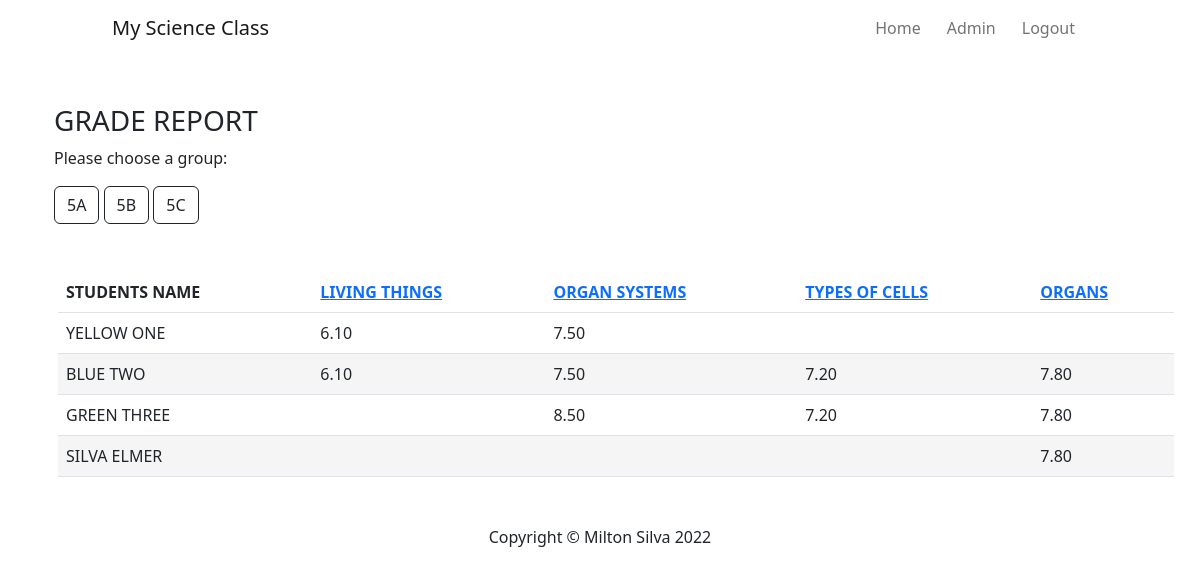
Screenshot of /report/5A (signed in) with the database file from the repository.
### databases.py (models this page shows)
class Activity(db.Model):
    __tablename__ = "activities"
    id = db.Column(db.Integer, primary_key=True)
    activity_name = db.Column(db.String(100), nullable=False)
    rubric_id = db.Column(db.Integer, db.ForeignKey("rubrics.id"))
    rubric = relationship("Rubric", back_populates="activity")
    goal_id = db.Column(db.String(15), db.ForeignKey("goals.code"))
    goal = relationship("Goal", back_populates="activity")
    item_grade = relationship("ItemGrade", back_populates="activity")
    activity_grade = relationship("ActivityGrade", back_populates="activity")

### main.py (the view)
@app.route("/report/<group>")
@login_required
@admin_only
def report_per_group(group):
    grades = ActivityGrade.query.all()
    students = User.query.filter_by(group=group).all()
    activities_data = Activity.query.all()
    activities = [activity for activity in activities_data]
    students_data_clean = []
    students_data = []
    grade_activity_list = [grade.activity for grade in grades]
    grade_user_list = [grade.user for grade in grades]
    grade_score_list = [grade.activity_score for grade in grades]
    for student in students:
        grades_per_student = []
        activities_per_student = []
        scores_per_student = []
        grades_per_student.append(student)
        for i in range(len(grade_user_list)):
            if student == grade_user_list[i]:
                activities_per_student.append(grade_activity_list[i])
                scores_per_student.append(grade_score_list[i])
        grades_per_student.append(activities_per_student)
        grades_per_student.append(scores_per_student)
        students_data.append(grades_per_student)
    for score_data in students_data:
        organized_data = []
        organized_data.append(f"{score_data[0].last_name.upper()} {score_data[0].first_name.upper()}")
        for act in activities:
            if act in score_data[1]:
                organized_data.append(f"{score_data[2][score_data[1].index(act)]:.{2}f}")
            else:
                organized_data.append(" ")
        students_data_clean.append(tuple(organized_data))
    return render_template('report.html', current_user=current_user, grades=grades, data=students_data_clean, headers=activities)

### main.py (called while the page is built)
@login_manager.user_loader
def load_user(user_id):
    return User.query.get(int(user_id))

def admin_only(f):
    @wraps(f)
    def decorated_function(*args, **kwargs):
        if current_user.group != "ADMIN":
            return abort(403)
        return f(*args, **kwargs)
    return decorated_function

### templates/report.html (shortened to what this page needs)
{% extends 'base.html' %}
{% import "bootstrap/wtf.html" as wtf %}
{% block page_content %}
<div class="container mt-5">
    <h3>GRADE REPORT</h3>
    <p>Please choose a group: </p>
    <a href="{{ url_for('report_per_group', group='5A') }}"><button type="button" class="btn btn-outline-dark">5A</button></a>
    <a href="{{ url_for('report_per_group', group='5B') }}"><button type="button" class="btn btn-outline-dark">5B</button></a>
    <a href="{{ url_for('report_per_group', group='5C') }}"><button type="button" class="btn btn-outline-dark">5C</button></a>
</div>
<div class="mt-5">
    <table class="table table-hover">
        <thead>
            <tr class="table__header">
                <th class="table__cell">STUDENTS NAME</th>
                {% for header in headers %}
                <th class="table__cell"><a href="{{ url_for('grade_activity', activity_id=header.id) }}">{{ header.activity_name.upper() }}</a></th>
                {% endfor %}
            </tr>
        </thead>
        <tbody>
            {% for row in data %}
            <tr class="table__row">
                {% for cell in row %}
                <td class="table__cell">{{ cell }}</td>
                {% endfor %}
            </tr>
            {% endfor %}
        </tbody>
    </table>
</div>
{% include "footer.html" %}
{% endblock %}

### static/css/style.css (style rules this page uses)
.table { border-spacing: 0; margin: 1rem; background-color: #ffffff; }
.table__row:nth-child(even) { background-color: #f5f5f5; }
.table__cell { padding: 8px; }

### rows the page displays
Activity: activity_name "LIVING THINGS"
Activity: activity_name "ORGAN SYSTEMS"
Activity: activity_name "TYPES OF CELLS"
Activity: activity_name "ORGANS"

### other values shown
{{ cell }} "YELLOW ONE" "6.10" "7.50" "BLUE TWO" "6.10" "7.50" "7.20" "7.80" "GREEN THREE" "8.50" "7.20" "7.80" "SILVA ELMER" "7.80"
